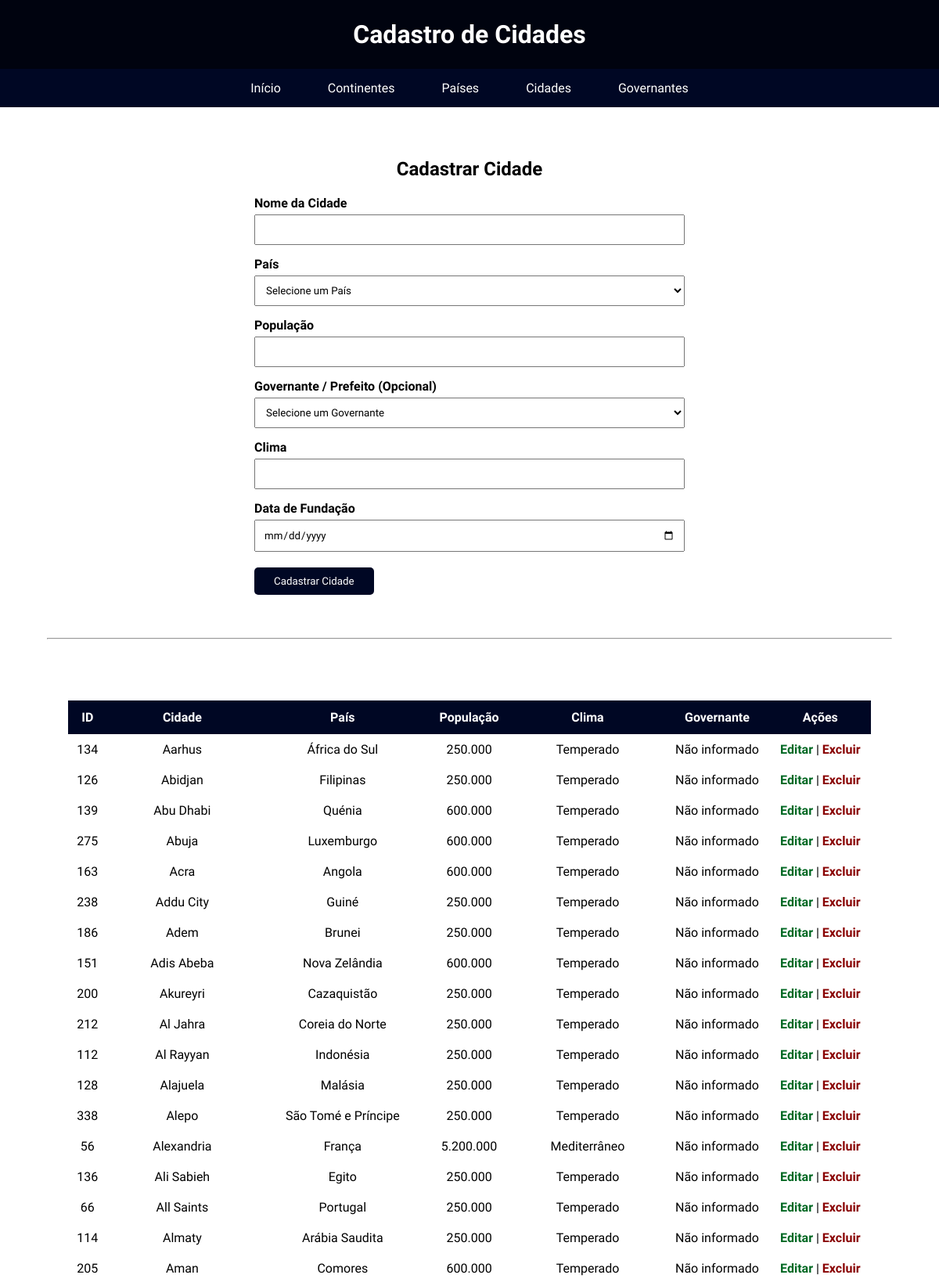
Page /cidades.php (upper part) on the committed database.
### tables this page shows
create table tb_cidades(
id_cidade int primary key not null auto_increment,
nome varchar(100) not null,
id_pais int not null,
populacao int not null,
id_governante int,
clima varchar(60) not null,
dt_fundacao date not null,
foreign key (id_pais) references tb_paises(id_pais),
foreign key (id_governante) references tb_governantes(id_governante)
);

create table tb_paises(
id_pais int primary key not null auto_increment,
id_continente int not null,
nome varchar(100) not null,
area int not null,
populacao bigint not null,
idioma varchar(30) not null,
id_governante int,
clima varchar(60) not null,
regime varchar(100) not null,
moeda varchar(60) not null,
foreign key (id_continente) references tb_continentes(id_continente),
foreign key (id_governante) references tb_governantes(id_governante)
);

### cidades.php (the view, shortened to what this page needs)
<?php
include("conexao.php");
$editar = false;
$nome = "";
$populacao = "";
$clima = "";
$dt_fundacao = "";
?>
<!DOCTYPE html>
<html lang="pt-br">
<head>
    <link rel="stylesheet" href="css/css_mundo.css">
</head>
<body>
<header>
    <h1>Cadastro de Cidades</h1>
</header>
<nav>
    <ul>
        <li><a href="index.php">Início</a></li>
        <li><a href="continentes.php">Continentes</a></li>
        <li><a href="paises.php">Países</a></li>
        <li><a href="cidades.php">Cidades</a></li>
        <li><a href="governantes.php">Governantes</a></li>
    </ul>
</nav>
<main>
    <form method="post" onsubmit="return validarFormulario();">
        <h2><?php echo $editar ? "Editar Cidade" : "Cadastrar Cidade"; ?></h2>
        <label>Nome da Cidade</label>
        <input type="text" name="nome" required value="<?php echo htmlspecialchars($nome); ?>">
        <label>País</label>
        <select name="id_pais" required>
            <option value="">Selecione um País</option>
        </select>
        <label>População</label>
        <input type="number" name="populacao" required value="<?php echo $populacao; ?>">
        <label>Governante / Prefeito (Opcional)</label>
        <select name="id_governante">
            <option value="">Selecione um Governante</option>
        </select>
        <label>Clima</label>
        <input type="text" name="clima" required value="<?php echo htmlspecialchars($clima); ?>">
        <label>Data de Fundação</label>
        <input type="date" name="dt_fundacao" required value="<?php echo $dt_fundacao; ?>">
        <button type="submit" name="salvar">
            <?php echo $editar ? "Atualizar Cidade" : "Cadastrar Cidade"; ?>
        </button>
    </form>
    <hr>
    <h2 style="text-align:center; margin-top:20px; color:white;">Lista de Cidades</h2>
    <table>
        <tr>
            <th>ID</th>
            <th>Cidade</th>
            <th>País</th>
            <th>População</th>
            <th>Clima</th>
            <th>Governante</th>
            <th>Ações</th>
        </tr>
        <?php
        $sql = mysqli_query($conexao, "
            SELECT tb_cidades.*,
                   tb_paises.nome AS pais,
                   tb_governantes.nome AS governante
            FROM tb_cidades
            LEFT JOIN tb_paises ON tb_cidades.id_pais = tb_paises.id_pais
            LEFT JOIN tb_governantes ON tb_cidades.id_governante = tb_governantes.id_governante
            ORDER BY tb_cidades.nome
        ");
        while($dados = mysqli_fetch_assoc($sql)){
        ?>
        <tr>
            <td><?php echo $dados['id_cidade']; ?></td>
            <td><?php echo htmlspecialchars($dados['nome']); ?></td>
            <td><?php echo htmlspecialchars($dados['pais']); ?></td>
            <td><?php echo number_format($dados['populacao'], 0, ",", "."); ?></td>
            <td><?php echo htmlspecialchars($dados['clima']); ?></td>
            <td><?php echo $dados['governante'] ? htmlspecialchars($dados['governante']) : 'Não informado'; ?></td>
            <td>
                <a class="editar" href="cidades.php?editar=<?php echo $dados['id_cidade']; ?>">Editar</a>
                |
                <a class="excluir" href="cidades.php?excluir=<?php echo $dados['id_cidade']; ?>" onclick="return confirmarExclusao();">Excluir</a>
            </td>
        </tr>
        <?php } ?>
    </table>
</main>
<br>
</body>
</html>

### css/css_mundo.css (style rules this page uses)
* { margin:0; padding:0; box-sizing:border-box; font-family: "Asap", sans-serif; }
body { background-image:url("imgs/fundo.jpg"); background-repeat: no-repeat; background-size: cover; background-attachment: fixed; }
header { background:#00030f; color:white; text-align:center; padding:25px; font-weight: 700; font-variation-settings: "wdth" 100; }
nav { background:#000724; }
nav ul { list-style:none; display:flex; justify-content:center; }
nav ul li { margin:0 15px; }
nav ul li a { display:block; color:white; text-decoration:none; padding:15px; transition:.3s; }
main { width:90%; margin:auto; margin-top:40px; }
form { background:#ffffff8e; width:600px; max-width:95%; margin:30px auto; padding:25px; border-radius:10px; box-shadow:#ffffff3d; }
form h2 { text-align:center; margin-bottom:20px; border-radius: 10px; }
label { display:block; margin-top:15px; margin-bottom:5px; font-weight:bold; border-radius: 10px; }
input, select { width:100%; padding:10px; }
button { margin-top:20px; padding:10px 25px; background:#000724; color:white; border:none; border-radius:5px; cursor:pointer; }
table { width:95%; margin:auto; border-collapse:collapse; background:#ffffff8e; margin-top:30px; border-radius: 20px; }
table th { background:#000724; color:white; padding:12px; }
table td { padding:10px; text-align:center; }
table tr:nth-child(even) { background:#ffffff8e; }
.editar { color:#006823; text-decoration:none; font-weight:bold; }
.excluir { color:#880000; text-decoration:none; font-weight:bold; }

### rows in the picture
tb_cidades: id_cidade "134", nome "Aarhus", id_pais.nome "África do Sul", populacao "250.000", clima "Temperado"
tb_cidades: id_cidade "126", nome "Abidjan", id_pais.nome "Filipinas", populacao "250.000", clima "Temperado"
tb_cidades: id_cidade "139", nome "Abu Dhabi", id_pais.nome "Quénia", populacao "600.000", clima "Temperado"
tb_cidades: id_cidade "275", nome "Abuja", id_pais.nome "Luxemburgo", populacao "600.000", clima "Temperado"
tb_cidades: id_cidade "163", nome "Acra", id_pais.nome "Angola", populacao "600.000", clima "Temperado"
tb_cidades: id_cidade "238", nome "Addu City", id_pais.nome "Guiné", populacao "250.000", clima "Temperado"
tb_cidades: id_cidade "186", nome "Adem", id_pais.nome "Brunei", populacao "250.000", clima "Temperado"
tb_cidades: id_cidade "151", nome "Adis Abeba", id_pais.nome "Nova Zelândia", populacao "600.000", clima "Temperado"
tb_cidades: id_cidade "200", nome "Akureyri", id_pais.nome "Cazaquistão", populacao "250.000", clima "Temperado"
tb_cidades: id_cidade "212", nome "Al Jahra", id_pais.nome "Coreia do Norte", populacao "250.000", clima "Temperado"
tb_cidades: id_cidade "112", nome "Al Rayyan", id_pais.nome "Indonésia", populacao "250.000", clima "Temperado"
tb_cidades: id_cidade "128", nome "Alajuela", id_pais.nome "Malásia", populacao "250.000", clima "Temperado"
tb_cidades: id_cidade "338", nome "Alepo", id_pais.nome "São Tomé e Príncipe", populacao "250.000", clima "Temperado"
tb_cidades: id_cidade "56", nome "Alexandria", id_pais.nome "França", populacao "5.200.000", clima "Mediterrâneo"
tb_cidades: id_cidade "136", nome "Ali Sabieh", id_pais.nome "Egito", populacao "250.000", clima "Temperado"
tb_cidades: id_cidade "66", nome "All Saints", id_pais.nome "Portugal", populacao "250.000", clima "Temperado"
tb_cidades: id_cidade "114", nome "Almaty", id_pais.nome "Arábia Saudita", populacao "250.000", clima "Temperado"
tb_cidades: id_cidade "205", nome "Aman", id_pais.nome "Comores", populacao "600.000", clima "Temperado"
